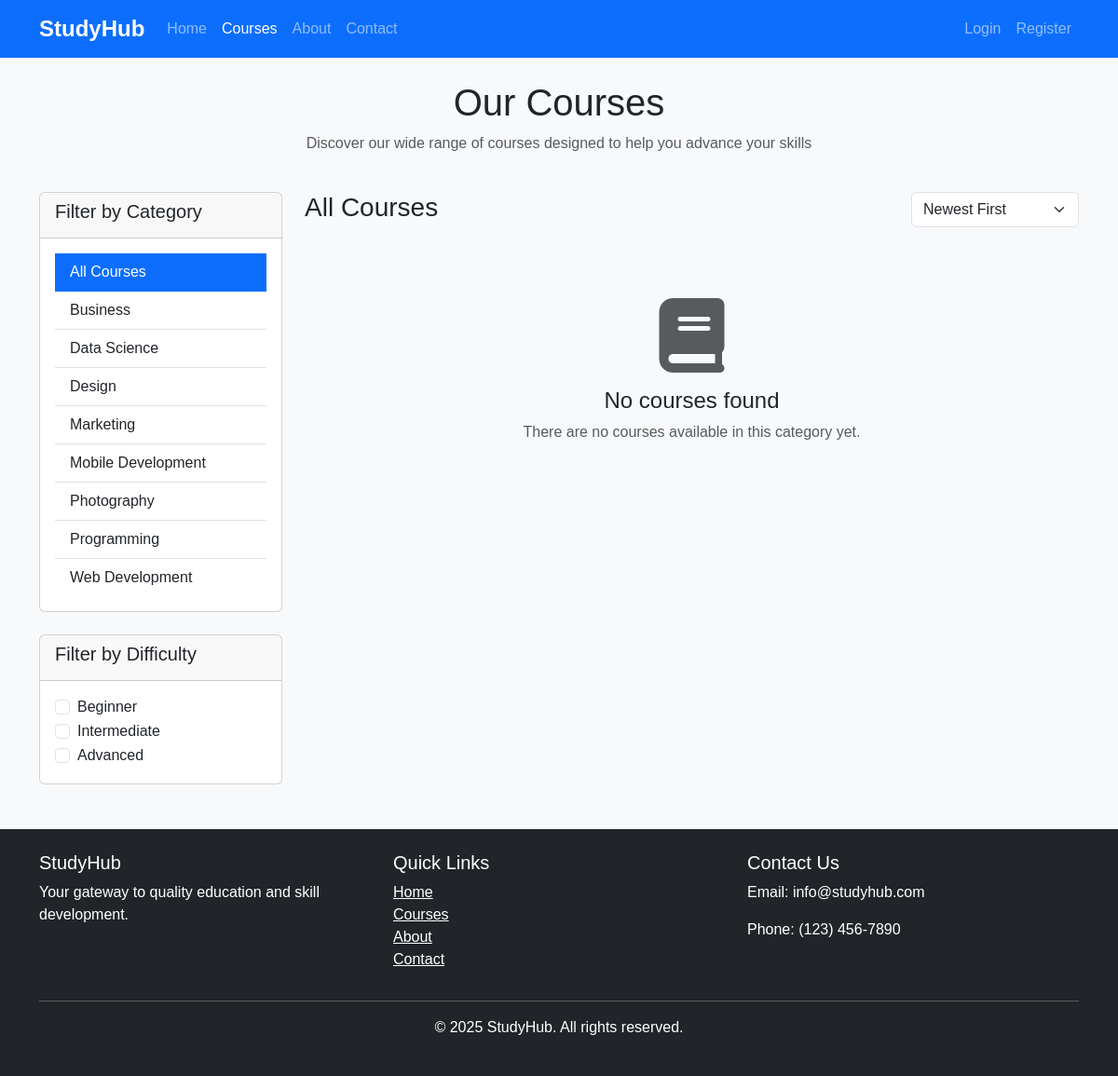
/courses.php, run on the app's committed database.
### tables this page shows
CREATE TABLE categories (
    category_id INT AUTO_INCREMENT PRIMARY KEY,
    name VARCHAR(100) UNIQUE NOT NULL,
    description TEXT,
    created_at TIMESTAMP DEFAULT CURRENT_TIMESTAMP
);

### includes/config.php (called while the page is built, shortened)
<?php
require_once 'db_connection.php';
require_once 'functions.php';
function isLoggedIn() {
    return isset($_SESSION['user_id']);
}
?>

### includes/functions.php (called while the page is built, shortened)
<?php
function getCategories() {
    global $pdo;
    $stmt = $pdo->query("SELECT * FROM categories ORDER BY name");
    return $stmt->fetchAll(PDO::FETCH_ASSOC);
}
function getCoursesByCategory($categoryId = null) {
    global $pdo;
    if ($categoryId) {
        $stmt = $pdo->prepare("
            SELECT c.*, u.first_name, u.last_name,
                   (SELECT AVG(rating) FROM reviews WHERE course_id = c.course_id) as avg_rating,
                   (SELECT COUNT(*) FROM reviews WHERE course_id = c.course_id) as review_count
            FROM courses c
            JOIN users u ON c.instructor_id = u.user_id
            WHERE c.category_id = ? AND c.is_published = 1
            ORDER BY c.created_at DESC
        ");
        $stmt->execute([$categoryId]);
    } else {
        $stmt = $pdo->prepare("
            SELECT c.*, u.first_name, u.last_name,
                   (SELECT AVG(rating) FROM reviews WHERE course_id = c.course_id) as avg_rating,
                   (SELECT COUNT(*) FROM reviews WHERE course_id = c.course_id) as review_count
            FROM courses c
            JOIN users u ON c.instructor_id = u.user_id
            WHERE c.is_published = 1
            ORDER BY c.created_at DESC
        ");
        $stmt->execute();
    }
    return $stmt->fetchAll(PDO::FETCH_ASSOC);
}
?>

### courses.php (the view, shortened to what this page needs)
<?php
require_once 'includes/config.php';
require_once 'includes/functions.php';
$categoryId = isset($_GET['category']) ? (int)$_GET['category'] : null;
$sort = isset($_GET['sort']) ? $_GET['sort'] : 'newest';
$categories = getCategories();
$courses = getCoursesByCategory($categoryId);
?>
<!DOCTYPE html>
<html lang="en">
<head>
    <link href="https://cdn.jsdelivr.net/npm/bootstrap@5.3.0/dist/css/bootstrap.min.css" rel="stylesheet">
    <link rel="stylesheet" href="https://cdnjs.cloudflare.com/ajax/libs/font-awesome/6.0.0/css/all.min.css">
    <link rel="stylesheet" href="assets/css/style.css">
</head>
<body>
    <nav class="navbar navbar-expand-lg navbar-dark bg-primary">
        <div class="container">
            <a class="navbar-brand" href="index.php">StudyHub</a>
            <div class="collapse navbar-collapse" id="navbarNav">
                <ul class="navbar-nav me-auto">
                    <li class="nav-item">
                        <a class="nav-link" href="index.php">Home</a>
                    </li>
                    <li class="nav-item">
                        <a class="nav-link active" href="courses.php">Courses</a>
                    </li>
                    <li class="nav-item">
                        <a class="nav-link" href="about.php">About</a>
                    </li>
                    <li class="nav-item">
                        <a class="nav-link" href="contact.php">Contact</a>
                    </li>
                </ul>
                <ul class="navbar-nav">
                    <?php if (isLoggedIn()): ?>
                        <li class="nav-item dropdown">
                            <a class="nav-link dropdown-toggle" href="#" id="navbarDropdown" role="button" data-bs-toggle="dropdown">
                                <i class="fas fa-user"></i> <?php echo $_SESSION['first_name']; ?>
                            </a>
                            <ul class="dropdown-menu">
                                <?php if (getCurrentUserRole() === 'student'): ?>
                                    <li><a class="dropdown-item" href="student/dashboard.php">My Dashboard</a></li>
                                    <li><a class="dropdown-item" href="student/my_courses.php">My Courses</a></li>
                                <?php elseif (getCurrentUserRole() === 'instructor'): ?>
                                    <li><a class="dropdown-item" href="instructor/dashboard.php">Instructor Dashboard</a></li>
                                    <li><a class="dropdown-item" href="instructor/my_courses.php">My Courses</a></li>
                                <?php elseif (getCurrentUserRole() === 'admin'): ?>
                                    <li><a class="dropdown-item" href="admin/dashboard.php">Admin Dashboard</a></li>
                                <?php endif; ?>
                                <li><hr class="dropdown-divider"></li>
                                <li><a class="dropdown-item" href="logout.php">Logout</a></li>
                            </ul>
                        </li>
                    <?php else: ?>
                        <li class="nav-item">
                            <a class="nav-link" href="login.php">Login</a>
                        </li>
                        <li class="nav-item">
                            <a class="nav-link" href="register.php">Register</a>
                        </li>
                    <?php endif; ?>
                </ul>
            </div>
        </div>
    </nav>
    <div class="container my-4">
        <div class="row">
            <div class="col-12">
                <h1 class="text-center">Our Courses</h1>
                <p class="text-center text-muted">Discover our wide range of courses designed to help you advance your skills</p>
            </div>
        </div>
    </div>
    <div class="container">
        <div class="row">
            <div class="col-md-3">
                <div class="card">
                    <div class="card-header">
                        <h5>Filter by Category</h5>
                    </div>
                    <div class="card-body">
                        <ul class="list-group list-group-flush">
                            <li class="list-group-item <?php echo !$categoryId ? 'active' : ''; ?>">
                                <a href="courses.php?sort=<?php echo $sort; ?>" class="text-decoration-none <?php echo !$categoryId ? 'text-white' : 'text-dark'; ?>">
                                    All Courses
                                </a>
                            </li>
                            <?php foreach ($categories as $category): ?>
                                <li class="list-group-item <?php echo $categoryId == $category['category_id'] ? 'active' : ''; ?>">
                                    <a href="courses.php?category=<?php echo $category['category_id']; ?>&sort=<?php echo $sort; ?>" class="text-decoration-none <?php echo $categoryId == $category['category_id'] ? 'text-white' : 'text-dark'; ?>">
                                        <?php echo htmlspecialchars($category['name']); ?>
                                    </a>
                                </li>
                            <?php endforeach; ?>
                        </ul>
                    </div>
                </div>
                <div class="card mt-4">
                    <div class="card-header">
                        <h5>Filter by Difficulty</h5>
                    </div>
                    <div class="card-body">
                        <div class="form-check">
                            <input class="form-check-input" type="checkbox" value="beginner" id="difficultyBeginner">
                            <label class="form-check-label" for="difficultyBeginner">
                                Beginner
                            </label>
                        </div>
                        <div class="form-check">
                            <input class="form-check-input" type="checkbox" value="intermediate" id="difficultyIntermediate">
                            <label class="form-check-label" for="difficultyIntermediate">
                                Intermediate
                            </label>
                        </div>
                        <div class="form-check">
                            <input class="form-check-input" type="checkbox" value="advanced" id="difficultyAdvanced">
                            <label class="form-check-label" for="difficultyAdvanced">
                                Advanced
                            </label>
                        </div>
                    </div>
                </div>
            </div>
            <div class="col-md-9">
                <div class="row mb-4">
                    <div class="col-md-6">
                        <h3>
                            <?php if ($categoryId): ?>
                                <?php
                                $selectedCategory = array_filter($categories, function($cat) use ($categoryId) {
                                    return $cat['category_id'] == $categoryId;
                                });
                                $selectedCategory = reset($selectedCategory);
                                echo htmlspecialchars($selectedCategory['name']) . ' Courses';
                                ?>
                            <?php else: ?>
                                All Courses
                            <?php endif; ?>
                        </h3>
                    </div>
                    <div class="col-md-6">
                        <div class="d-flex justify-content-end">
                            <select class="form-select w-auto" id="sortCourses" onchange="handleSortChange(this.value)">
                                <option value="newest" <?php echo $sort === 'newest' ? 'selected' : ''; ?>>Newest First</option>
                            </select>
                        </div>
                    </div>
                </div>
                <?php if (count($courses) > 0): ?>
                    <div class="row">
                        <?php foreach ($courses as $course): ?>
                            <div class="col-md-6 mb-4">
                                <div class="card h-100 course-card">
                                    <?php if ($course['thumbnail']): ?>
                                        <img src="<?php echo htmlspecialchars($course['thumbnail']); ?>" class="card-img-top" alt="<?php echo htmlspecialchars($course['title']); ?>" style="height: 150px; object-fit: cover;">
                                    <?php else: ?>
                                        <div class="card-img-top bg-light d-flex align-items-center justify-content-center" style="height: 150px;">
                                            <i class="fas fa-book fa-3x text-muted"></i>
                                        </div>
                                    <?php endif; ?>
                                    <div class="card-body d-flex flex-column">
                                        <h5 class="card-title"><?php echo htmlspecialchars($course['title']); ?></h5>
                                        <p class="card-text"><?php echo htmlspecialchars(substr($course['description'], 0, 120)) . '...'; ?></p>
                                        <div class="mt-auto">
                                            <div class="d-flex justify-content-between align-items-center mb-2">
                                                <small class="text-muted">
                                                    <i class="fas fa-user"></i> <?php echo htmlspecialchars($course['first_name'] . ' ' . $course['last_name']); ?>
                                                </small>
                                                <small class="text-muted">
                                                    <i class="fas fa-star text-warning"></i>
                                                    <?php echo $course['avg_rating'] ? number_format($course['avg_rating'], 1) : '0.0'; ?>
                                                    (<?php echo $course['review_count']; ?>)
                                                </small>
                                            </div>
                                            <div class="d-flex justify-content-between align-items-center">
                                                <span class="badge bg-success"><?php echo htmlspecialchars($course['difficulty']); ?></span>
                                                <?php if ($course['price'] > 0): ?>
                                                    <span class="text-primary fw-bold">$<?php echo number_format($course['price'], 2); ?></span>
                                                <?php else: ?>
                                                    <span class="text-success fw-bold">Free</span>
                                                <?php endif; ?>
                                            </div>
                                        </div>
                                    </div>
                                    <div class="card-footer">
                                        <a href="course_detail.php?course_id=<?php echo $course['course_id']; ?>" class="btn btn-primary w-100">View Course</a>
                                    </div>
                                </div>
                            </div>
                        <?php endforeach; ?>
                    </div>
                <?php else: ?>
                    <div class="text-center py-5">
                        <i class="fas fa-book fa-5x text-muted mb-3"></i>
                        <h4>No courses found</h4>
                        <p class="text-muted">There are no courses available in this category yet.</p>
                    </div>
                <?php endif; ?>
            </div>
        </div>
    </div>
    <footer class="bg-dark text-white py-4 mt-5">
        <div class="container">
            <div class="row">
                <div class="col-md-4">
                    <h5>StudyHub</h5>
                    <p>Your gateway to quality education and skill development.</p>
                </div>
                <div class="col-md-4">
                    <h5>Quick Links</h5>
                    <ul class="list-unstyled">
                        <li><a href="index.php" class="text-white">Home</a></li>
                        <li><a href="courses.php" class="text-white">Courses</a></li>
                        <li><a href="about.php" class="text-white">About</a></li>
                        <li><a href="contact.php" class="text-white">Contact</a></li>
                    </ul>
                </div>
                <div class="col-md-4">
                    <h5>Contact Us</h5>
                    <p>Email: info@studyhub.com</p>
                    <p>Phone: (123) 456-7890</p>
                </div>
            </div>
            <hr>
            <div class="text-center">
                <p>&copy; 2025 StudyHub. All rights reserved.</p>
            </div>
        </div>
    </footer>
</body>
</html>

### assets/css/style.css (style rules this page uses)
body { font-family: 'Arial', sans-serif; background-color: #f8f9fa; }
.card { transition: transform 0.3s ease, box-shadow 0.3s ease; }
.navbar-brand { font-weight: bold; font-size: 1.5rem; }
footer { margin-top: auto; }

### data on the page
categories: name "Business"
categories: name "Data Science"
categories: name "Design"
categories: name "Marketing"
categories: name "Mobile Development"
categories: name "Photography"
categories: name "Programming"
categories: name "Web Development"
